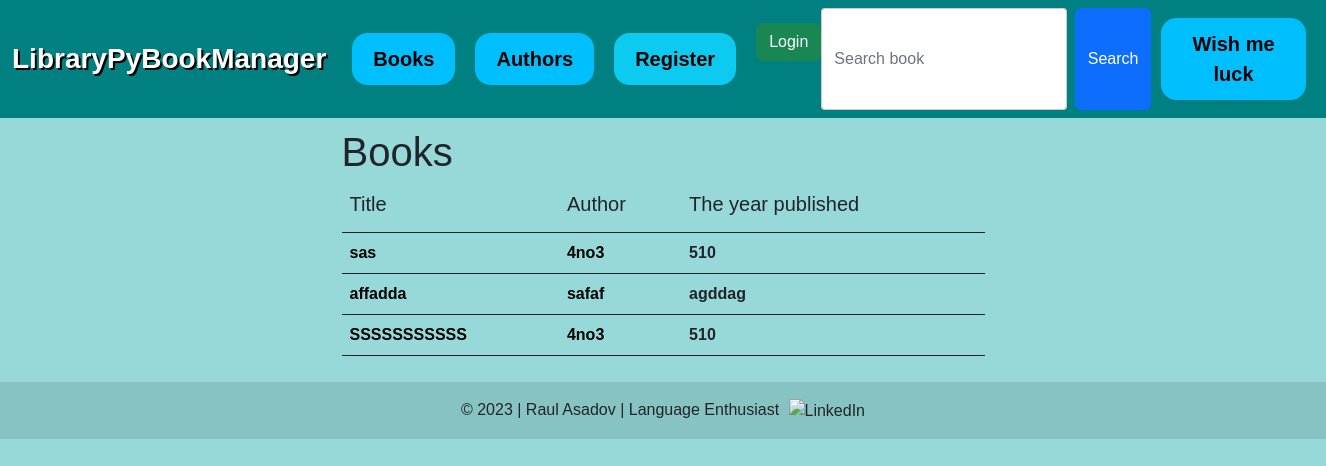
Before: /library/books/ with the older database file.
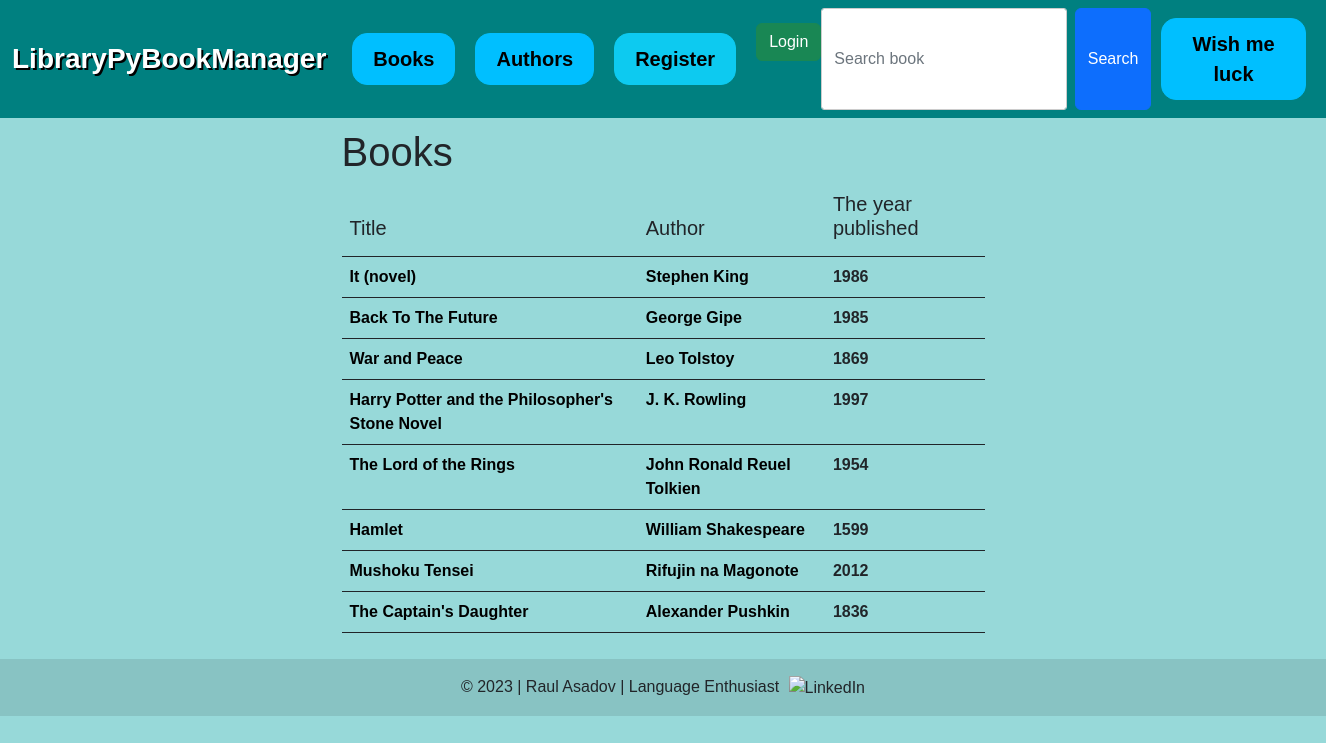
After: the same page with the newer database file.
### base/models.py (models this page shows, shortened)
class Ebook(models.Model):
    name = models.CharField(max_length=64)
    author = models.ForeignKey(Author, on_delete=models.CASCADE)
    year_published = models.IntegerField()  # Changed max_length to remove it
    loan_type = models.IntegerField(default=1,
                                    validators=[
                                        MaxValueValidator(3),
                                        MinValueValidator(1)
                                    ])
    ebook_content = models.CharField(max_length=2560)

class Author(models.Model):
    name = models.CharField(max_length=100)
    books = models.ManyToManyField('Ebook', related_name='authors', blank=True)
    birth_year = models.IntegerField()  # Author's birth year
    nationality = models.CharField(max_length=64)  # Author's nationality
    def __str__(self):
        return self.name

### base/views.py (the view)
# urls.py: path('books/', views.display_books, name='display_books'),
def display_books(request):
    if request.method == "POST":
        search = request.POST.get('searched')
        ebook_list = Ebook.objects.filter(name__contains=search)
        books_dict = {'book_records': ebook_list}
        return render(request, 'base/ebooks.html', context=books_dict)
    elif request.method == "GET":
        ebook_list = Ebook.objects.order_by('id')
        books_dict = {'book_records': ebook_list}
        return render(request, 'base/ebooks.html', context=books_dict)

### base/templates/base/ebooks.html
{% extends 'base/base.html' %}
{% block body_block %}
    <div class="center" >
        <div>
            <h1>Books</h1>
        </div>
        <div style="max-height: 700px;overflow:auto;">
            {% if book_records %}
                <table class="table border-dark table-hover background-table">
                    <thead>
                        <th scope="col"><h5>Title</h5></th>
                        <th scope="col"><h5>Author</h5></th>
                        <th scope="col"><h5>The year published</h5></th>
                    </thead>
                    <tbody>
                    {% for book in book_records %}
                        <tr>
                            <td><b><a href="{% url 'base:book_profile' book.name %}">{{ book.name }}</a></b></td>
                            <td><b><a href="{% url 'base:author_profile' book.author %}">{{ book.author }}</a></b></td>
                            <td><b>{{ book.year_published }}</b></td>
                        </tr>
                    {% endfor %}
                    </tbody>
                </table>
            {% else %}
            <p>There are no ebooks currently in the database</p>
            {% endif %}
        </div>
    </div>
{% endblock %}

Changed rows visible on the page:
removed Ebook: name "sas", author "4no3", year_published "510"
removed Ebook: name "affadda", author "safaf", year_published "agddag"
removed Ebook: name "SSSSSSSSSSS", author "4no3", year_published "510"
added Ebook: name "It (novel)", author "Stephen King", year_published "1986"
added Ebook: name "Back To The Future", author "George Gipe", year_published "1985"
added Ebook: name "War and Peace", author "Leo Tolstoy", year_published "1869"
added Ebook: name "Harry Potter and the Philosopher's Stone Novel", author "J. K. Rowling", year_published "1997"
added Ebook: name "The Lord of the Rings", author "John Ronald Reuel Tolkien", year_published "1954"
added Ebook: name "Hamlet", author "William Shakespeare", year_published "1599"
added Ebook: name "Mushoku Tensei", author "Rifujin na Magonote", year_published "2012"
added Ebook: name "The Captain's Daughter", author "Alexander Pushkin", year_published "1836"
